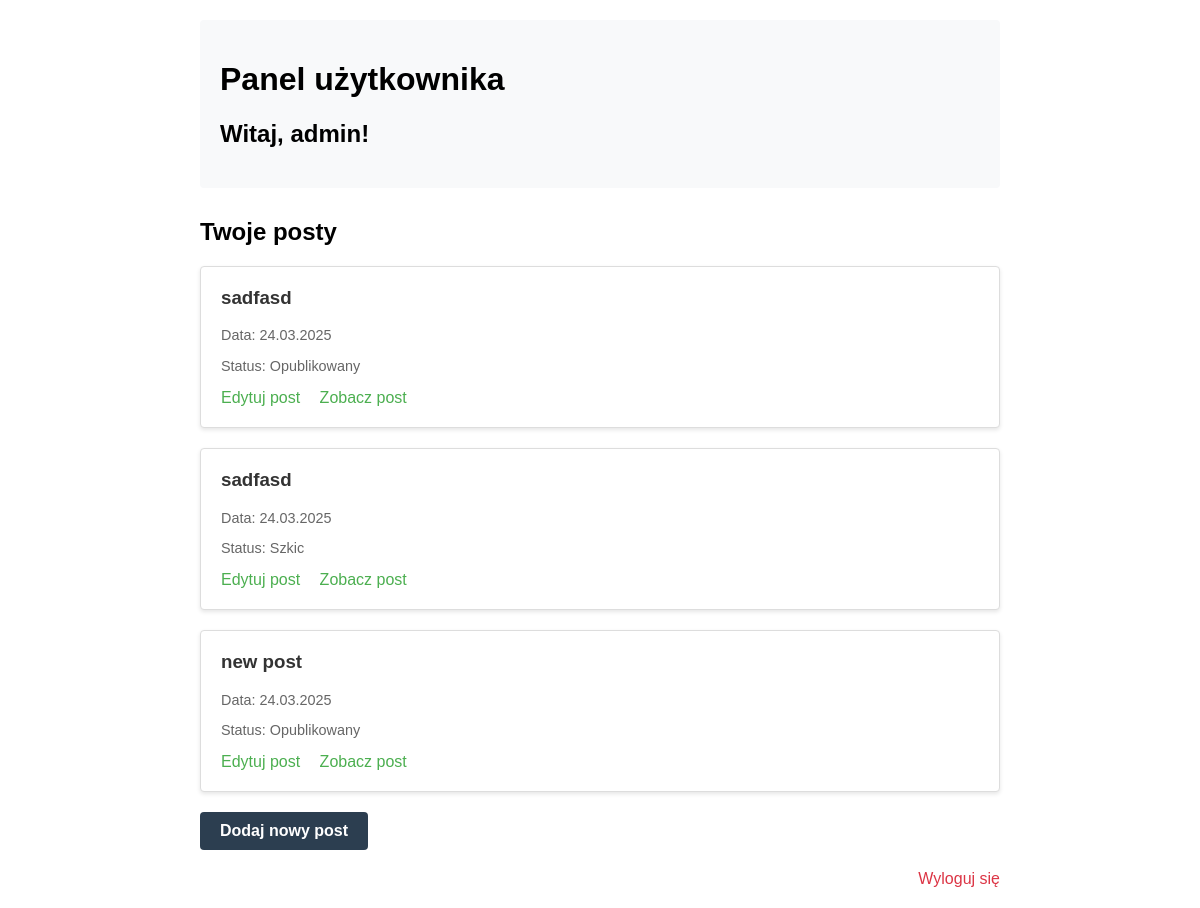
Page /users/dashboard/ (signed in) on the committed database.
### blog/models.py (models this page shows, shortened)
class Post(models.Model):
    title = models.CharField(max_length=200, verbose_name='Tytuł')
    slug = models.SlugField(max_length=200, unique=True, blank=True, verbose_name='Slug')
    content = models.TextField(verbose_name='Treść')
    author = models.ForeignKey(User, on_delete=models.CASCADE, verbose_name='Autor')
    created_at = models.DateTimeField(auto_now_add=True, verbose_name='Data utworzenia')
    updated_at = models.DateTimeField(auto_now=True, verbose_name='Data aktualizacji')
    published = models.BooleanField(default=False, verbose_name='Opublikowany')
    image = models.ImageField(upload_to='blog_images/', null=True, blank=True, verbose_name='Obraz')
    class Meta:
        ordering = ['-created_at']
        verbose_name = 'Post'
        verbose_name_plural = 'Posty'

### users/views.py (the view)
# urls.py: path('dashboard/', views.dashboard, name='dashboard'),
@login_required
def dashboard(request):
    user_posts = Post.objects.filter(author=request.user).order_by('-created_at')
    return render(request, 'users/dashboard.html', {
        'posts': user_posts,
        'user': request.user
    })

### users/templates/users/dashboard.html (shortened to what this page needs)
{% load static %}
<!DOCTYPE html>
<html>
  <head>
  </head>
  <body>
    <div class="user-info">
      <h1>Panel użytkownika</h1>
      <h2>Witaj, {{ user.get_full_name|default:user.username }}!</h2>
    </div>
    <h2>Twoje posty</h2>
    {% if posts %}
    <div class="posts">
      {% for post in posts %}
      <div class="post">
        <h3>{{ post.title }}</h3>
        <div class="post-meta">
          <p>Data: {{ post.created_at|date:"d.m.Y" }}</p>
          <p>Status: {{ post.published|yesno:"Opublikowany,Szkic" }}</p>
        </div>
        <div class="post-actions">
          <a href="{% url 'blog:post_edit' slug=post.slug %}">Edytuj post</a>
          <a href="{% url 'blog:post_detail' slug=post.slug %}">Zobacz post</a>
        </div>
      </div>
      {% endfor %}
    </div>
    {% else %}
    <p>Nie masz jeszcze żadnych postów.</p>
    {% endif %}
    <a href="{% url 'blog:post_new' %}" class="button">Dodaj nowy post</a>
    <div class="logout-link">
      <a href="{% url 'users:logout' %}">Wyloguj się</a>
    </div>
  </body>
</html>

### users/templates/users/dashboard.html (style rules this page uses)
body { font-family: Arial, sans-serif; max-width: 800px; margin: 0 auto; padding: 20px; }
.user-info { background-color: #f8f9fa; padding: 20px; border-radius: 4px; margin-bottom: 30px; }
.posts { display: grid; gap: 20px; }
.post { background-color: white; border: 1px solid #ddd; border-radius: 4px; padding: 20px; box-shadow: 0 2px 4px rgba(0, 0, 0, 0.1); }
.post h3 { margin-top: 0; color: #333; }
.post-meta { color: #666; font-size: 0.9em; margin-bottom: 10px; }
.post-actions { margin-top: 15px; }
.post-actions a { color: #4caf50; text-decoration: none; margin-right: 15px; }
.button { display: inline-block; background-color: #2c3e50; color: white; padding: 10px 20px; text-decoration: none; border-radius: 4px; margin-top: 20px; font-weight: bold; }
.logout-link { margin-top: 20px; text-align: right; }
.logout-link a { color: #dc3545; text-decoration: none; }

### rows in the picture
Post: title "sadfasd", created_at "24.03.2025", published "Opublikowany"
Post: title "sadfasd", created_at "24.03.2025", published "Szkic"
Post: title "new post", created_at "24.03.2025", published "Opublikowany"

### other values in the picture
{{ user.get_full_name|default:user.username }} "admin"
